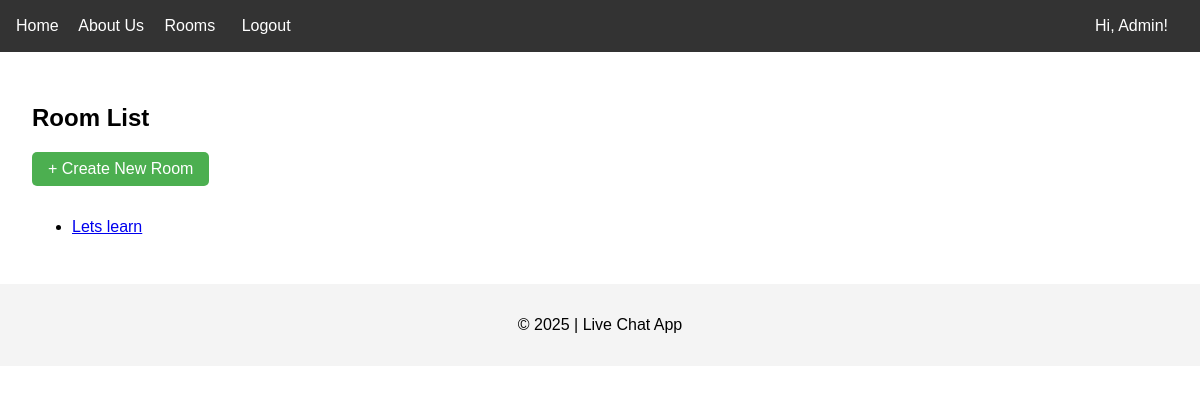
The app's page /rooms/ (signed in), older data.
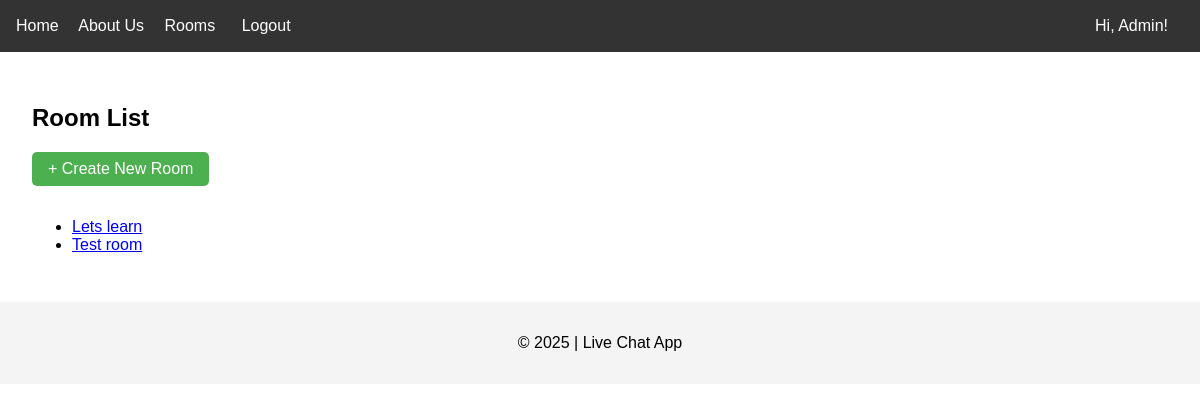
The same page, newer data.
### chat/models.py (models this page shows, shortened)
class ChatRoom(models.Model):
    name = models.CharField(max_length=100)
    slug = models.SlugField(unique=True)

### chat/views.py (the view)
# urls.py: path('rooms/', RoomListView.as_view(), name='room-list'),
class RoomListView(ListView):
    model = ChatRoom
    template_name = 'chat/room_list.html'
    context_object_name = 'rooms'

### chat/templates/chat/room_list.html (shortened to what this page needs)
{% extends "chat/base.html" %}
{% block content %}
<h2>Room List</h2>
{% if user.is_authenticated %}
<a
  href="{% url 'room-create' %}"
  style="
    display: inline-block;
    margin-bottom: 1em;
    background: #4caf50;
    color: white;
    padding: 0.5em 1em;
    text-decoration: none;
    border-radius: 5px;
  "
>
  + Create New Room
</a>
{% endif %}
<ul>
  {% for room in rooms %}
  <li><a href="{% url 'room-detail' slug=room.slug %}">{{ room.name }}</a></li>
  {% empty %}
  <li>No rooms available.</li>
  {% endfor %}
</ul>
{% endblock %}

Row changes from the older to the newer data that the page shows:
added ChatRoom: name "Test room"
